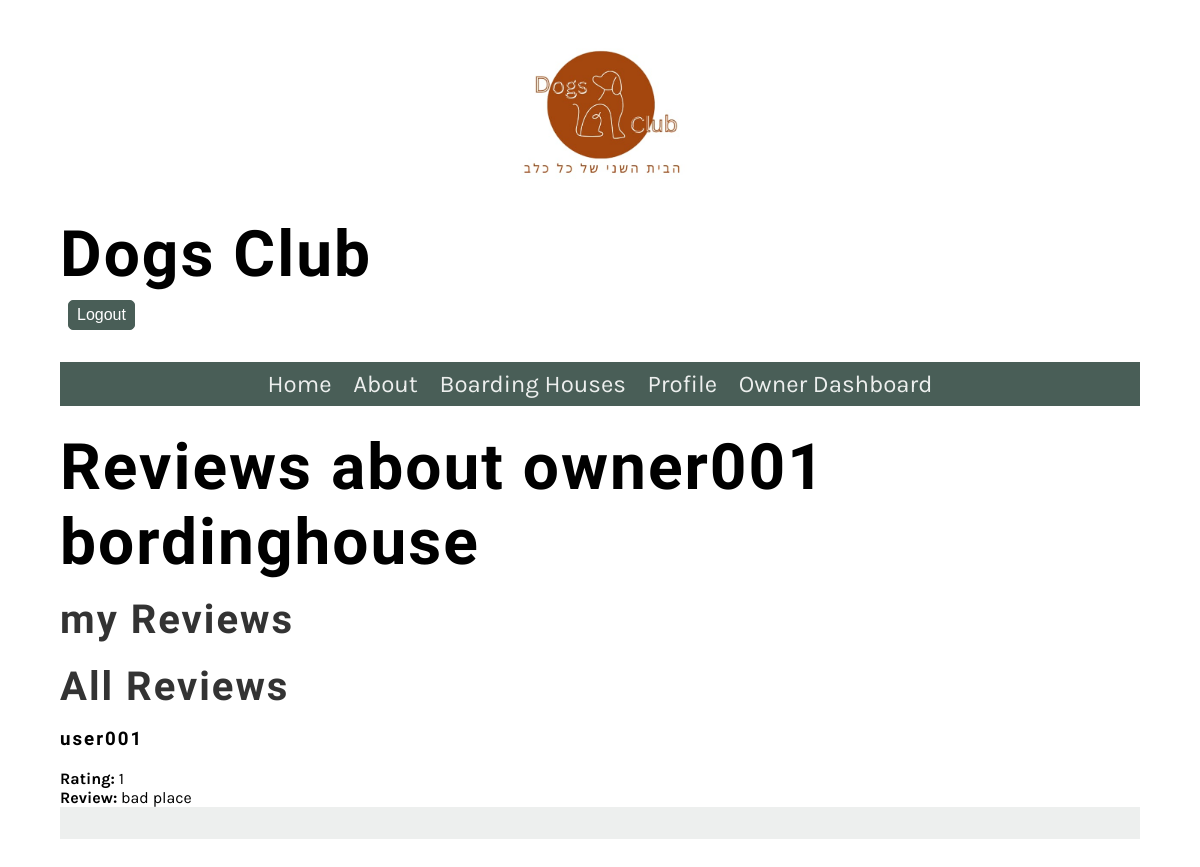
/Website/boardinghouses/11/reviews/ (signed in), run on the app's committed database.
### Website/models.py (models this page shows, shortened)
class BoardingHouse(models.Model):
    user = models.ForeignKey(User, on_delete=models.CASCADE)
    name = models.CharField(max_length=255)
    description = models.TextField()
    location = models.CharField(max_length=255)
    contact_details = models.CharField(max_length=255)
    available_spaces = models.PositiveIntegerField()

class Review(models.Model):
    user = models.ForeignKey(User, on_delete=models.CASCADE)
    boarding_house = models.ForeignKey(BoardingHouse, on_delete=models.CASCADE)
    rating = models.PositiveIntegerField()
    review = models.TextField()

### Website/views.py (the view, shortened to what this page needs)
# urls.py: path('boardinghouses/<int:boardinghouse_id>/reviews/', ReviewView.as_view(), name='reviews'),
class ReviewView(View):
    def get(self, request,boardinghouse_id,*args, **kwargs):
        boardinghouse_name = BoardingHouse.objects.get(id=boardinghouse_id).name
        user_reviews = Review.objects.filter(user=request.user, boarding_house=boardinghouse_id)
        reviews = Review.objects.filter(boarding_house=boardinghouse_id)
        return render(request, 'reviews.html', {'reviews': reviews, 'user_reviews': user_reviews, 'boardinghouse_name': boardinghouse_name})

### Website/templatetags/custom_filters.py (called while the page is built)
@register.filter
def has_group(user, group_name):
    return user.groups.filter(name=group_name).exists()

### Website/templates/reviews.html (shortened to what this page needs)
{% extends 'base.html' %}
{% block content %}
<!DOCTYPE html>
<html lang="en">
<head>
</head>
<body>
    <h1>Reviews about {{ boardinghouse_name }}</h1>
    <h2>my Reviews</h2>
    <h2>All Reviews</h2>
        {% for review in reviews %}
            {% if review.user != user %}
            <h3>{{ review.user.username }}</h3>
                <strong>Rating:</strong> {{ review.rating }}<br>
                <strong>Review:</strong> {{ review.review }}<br>
            {% endif %}
        {% empty %}
            <li>No reviews available.</li>
        {% endfor %}
</body>
</html>
{% endblock %}

### Website/static/css/style.css (style rules this page uses)
body { font-family: 'Karla', sans-serif; margin-top: 3rem; margin-bottom: 3rem; margin-left: 5%; margin-right: 5%; }
h1, h2, h3, h4, h5, h6 { font-family: 'Markazi Text', serif; letter-spacing: 2px;; }
h1 { font-size: 4rem; margin-top: 1.5rem; margin-bottom: 0; }
h2 { font-size: 2.5rem; color: #333333; margin:1rem 0; }

### data on the page
BoardingHouse: name "owner001 bordinghouse"
Review: user.username "user001", rating "1", review "bad place"
